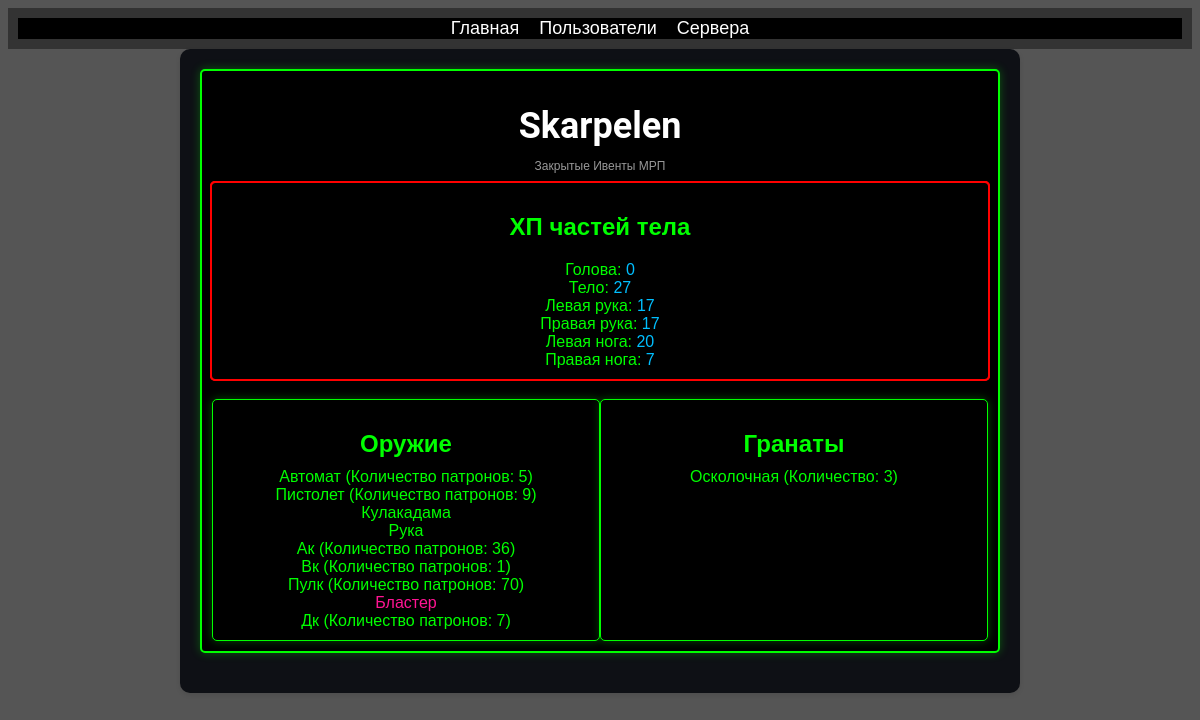
The app's page /status/3/ with its own data.
### discordbotdb/models.py (models this page shows, shortened)
class Status(models.Model):
    status_id = models.AutoField(primary_key=True)
    armour = models.CharField(max_length=255)
    head = models.IntegerField()
    body = models.IntegerField()
    l_hand = models.IntegerField()
    r_hand = models.IntegerField()
    l_foot = models.IntegerField()
    r_foot = models.IntegerField()
    user = models.OneToOneField(User, on_delete=models.CASCADE)

class User(models.Model):
    id = models.AutoField(primary_key=True)
    name = models.TextField()
    user_discord_id = models.BigIntegerField()
    guild = models.ForeignKey(Guild, on_delete=models.CASCADE)

class Guild(models.Model):
    guild_id = models.AutoField(primary_key=True)
    server_id = models.BigIntegerField()
    server_name = models.TextField()
    prefix = models.TextField(default='+')

class Weapon(models.Model):
    weapon_id = models.AutoField(primary_key=True)
    weapon_name = models.TextField()
    current_ammo = models.IntegerField()
    inventory_name = models.TextField()
    user = models.ForeignKey(User, on_delete=models.CASCADE, null=True)

class Grenade(models.Model):
    grenade_id = models.AutoField(primary_key=True)
    grenade_name = models.TextField()
    amount = models.IntegerField()
    user = models.ForeignKey(User, on_delete=models.CASCADE, null=True)

### discordbotdb/views.py (the view)
# urls.py: path('status/<int:pk>/', StatusListView.as_view(), name='status'),
class StatusListView(ListView):
    model = Status
    template_name = 'discordbotdb/status_list.html'
    context_object_name = 'status'
    def get_queryset(self):
        self.user_id = self.kwargs['pk']
        return Status.objects.filter(user_id=self.user_id)
    def get_context_data(self, **kwargs):
        context = super().get_context_data(**kwargs)
        context['title'] = 'Статус'
        context['user_id'] = self.user_id
        return context

### discordbotdb/templates/discordbotdb/status_list.html (shortened to what this page needs)
{% extends "discordbotdb/base.html" %}
{% block content %}
  <div class="status">
    {% for status in object_list %}
      <div class="status-container">
        <h1 class="status-username">{{ status.user.name }}</h1>
        <p class="status-server">{{ status.user.guild.server_name }}</p>
        <div class="status-body-parts-container">
          <h2>ХП частей тела</h2>
          <ul class="status-ul">
            <li>Голова: <span class="status-hp">{{ status.head }}</span></li>
            <li>Тело: <span class="status-hp">{{ status.body }}</span></li>
            <li>Левая рука: <span class="status-hp">{{ status.l_hand }}</span></li>
            <li>Правая рука: <span class="status-hp">{{ status.r_hand }}</span></li>
            <li>Левая нога: <span class="status-hp">{{ status.l_foot }}</span></li>
            <li>Правая нога: <span class="status-hp">{{ status.r_foot }}</span></li>
          </ul>
        </div>
        <div class="status-bottom-container">
          <div class="status-weapons-container">
            <h2>Оружие</h2>
            <ul class="status-ul">
              {% for weapon in status.user.weapon_set.all %}
                {% if weapon.inventory_name == "equipped" %}
                  <li>
                    <span class="status-equipped">{{ weapon.weapon_name|capfirst }}</span>
                  </li>
                {% else %}
                  <li>
                    {{ weapon.weapon_name|capfirst }}
                    {% if weapon.current_ammo > 0 %}
                      (Количество патронов: {{ weapon.current_ammo }})
                    {% endif %}
                  </li>
                {% endif %}
              {% empty %}
                <li>Нет оружия.</li>
              {% endfor %}
            </ul>
          </div>
          <div class="status-grenades-container">
            <h2>Гранаты</h2>
            <ul class="status-ul">
              {% for grenade in status.user.grenade_set.all %}
                <li>{{ grenade.grenade_name|capfirst }} (Количество: {{ grenade.amount }})</li>
              {% empty %}
                <li>Нет гранат.</li>
              {% endfor %}
            </ul>
          </div>
        </div>
      </div>
    {% empty %}
      <p>У пользователя нет статуса.</p>
    {% endfor %}
  </div>
{% endblock %}

### discordbotdb/static/css/content.css (style rules this page uses)
h1 { font-size: 36px; font-family: "Roboto", sans-serif; color: #fff; margin-bottom: 20px; }
ul { list-style-type: none; margin: 0; padding: 0; }
body { background-color: #555; font-family: "Arial", sans-serif; }

### discordbotdb/static/css/statuses.css (style rules this page uses)
.status-container { text-align: center; margin-bottom: 20px; border: 2px solid #00FF00; padding: 10px; border-radius: 5px; background-color: #000000; color: #00FF00; box-shadow: 0 0 10px rgba(0, 255, 0, 0.3); }
.status-username { text-align: center; color: #FFF; margin-bottom: 10px; }
.status-server { font-size: 12px; color: #999; text-align: center; margin-bottom: 10px; }
.status-body-parts-container { margin-bottom: 20px; padding: 10px; border-radius: 5px; position: relative; }
.status-body-parts-container::before, .status-body-parts-container::after { content: ""; position: absolute; top: -2px; bottom: -2px; left: -2px; right: -2px; border: 2px solid red; border-radius: 5px; }
.status-hp { color: #00bfff; }
.status-bottom-container { display: flex; justify-content: space-between; }
.status-weapons-container, .status-grenades-container { width: calc(50% - 10px); background-color: #000000; border: 1px solid #00FF00; padding: 10px; border-radius: 5px; box-shadow: 0 0 10px rgba(0, 255, 0, 0.3); }
.status-weapons-container h2, .status-grenades-container h2 { color: #00FF00; margin-bottom: 10px; }
.status-ul { list-style-type: none; padding: 0; margin: 0; }
.status-equipped { color: #FF1493; }

### records on screen
Status: user.name "Skarpelen", user.guild.server_name "Закрытые Ивенты МРП", head "0", body "27", l_hand "17", r_hand "17", l_foot "20", r_foot "7"
Weapon: weapon_name "Автомат", current_ammo "5"
Weapon: weapon_name "Пистолет", current_ammo "9"
Weapon: weapon_name "Кулакадама"
Weapon: weapon_name "Рука"
Weapon: weapon_name "Ак", current_ammo "36"
Weapon: weapon_name "Вк", current_ammo "1"
Weapon: weapon_name "Пулк", current_ammo "70"
Weapon: weapon_name "Бластер"
Weapon: weapon_name "Дк", current_ammo "7"
Grenade: grenade_name "Осколочная", amount "3"
